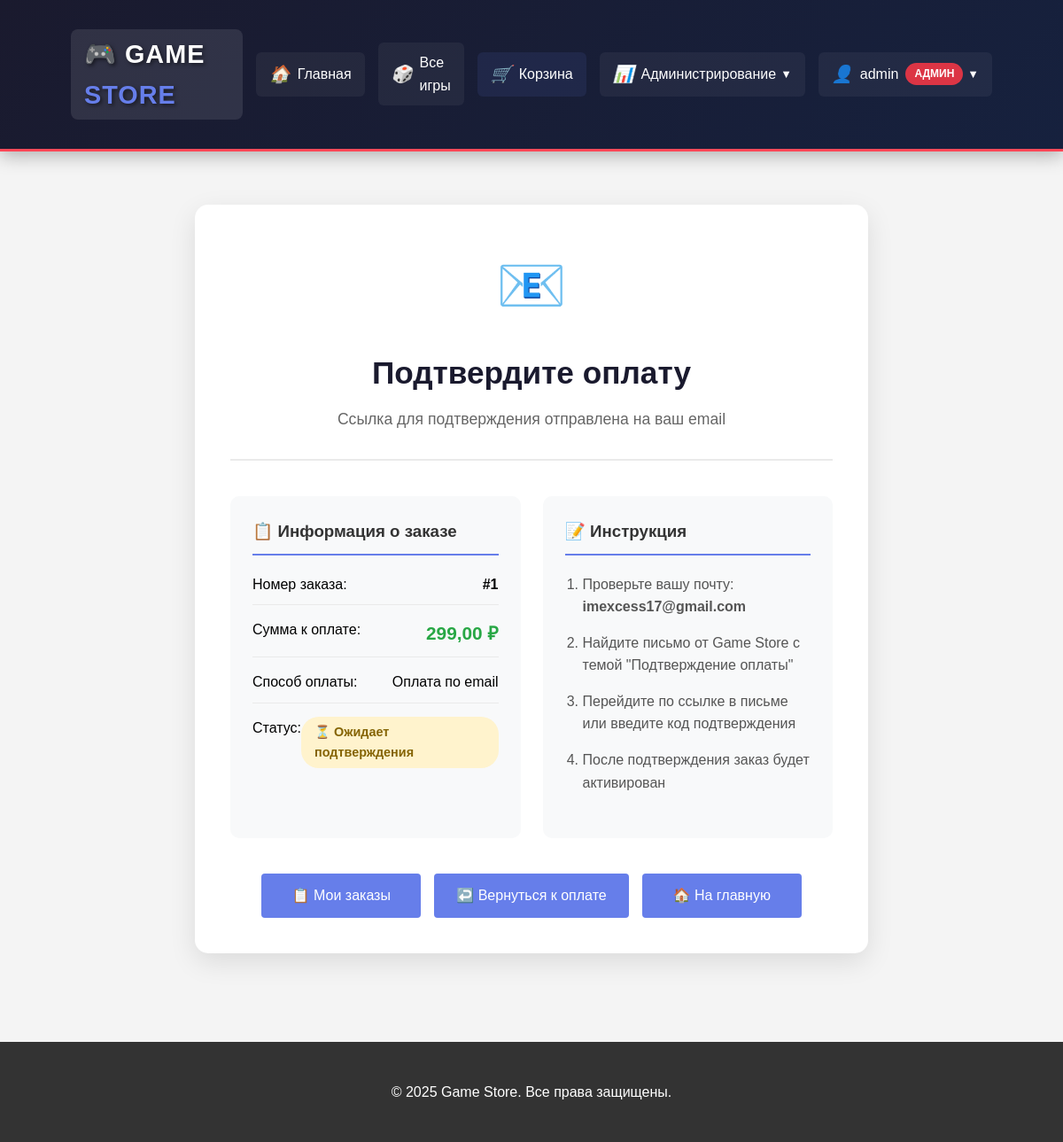
The app's page /payment/pending/1/ (signed in) with its own data.
### store/models.py (models this page shows, shortened)
class Order(models.Model):
    STATUS_CHOICES = [
        ('pending', 'Ожидает обработки'),
        ('processing', 'В обработке'),
        ('completed', 'Завершен'),
        ('cancelled', 'Отменен'),
    ]
    PAYMENT_METHOD_CHOICES = [
        ('card', 'Банковская карта'),
        ('email', 'Оплата по email'),
        ('none', 'Не выбран'),
    ]
    PAYMENT_STATUS_CHOICES = [
        ('pending', 'Ожидает оплаты'),
        ('completed', 'Оплачено'),
        ('failed', 'Ошибка оплаты'),
    ]
    customer = models.ForeignKey(Customer, on_delete=models.CASCADE, verbose_name="Клиент")
    created_at = models.DateTimeField(auto_now_add=True, verbose_name="Дата создания")
    status = models.CharField(max_length=20, choices=STATUS_CHOICES, default='pending', verbose_name="Статус")
    total_amount = models.DecimalField(max_digits=10, decimal_places=2, default=0, verbose_name="Общая сумма")
    payment_method = models.CharField(
        max_length=20,
        choices=PAYMENT_METHOD_CHOICES,
        default='none',
        verbose_name="Способ оплаты"
    )
    payment_status = models.CharField(
        max_length=20,
        choices=PAYMENT_STATUS_CHOICES,
        default='pending',
        verbose_name="Статус оплаты"
    )
    payment_code = models.CharField(
        max_length=8,
        blank=True,
        null=True,
        verbose_name="Код подтверждения"
    )
    class Meta:
        verbose_name = "Заказ"
        verbose_name_plural = "Заказы"

class Customer(models.Model):
    user = models.OneToOneField(User, on_delete=models.CASCADE, verbose_name="Пользователь")
    phone = models.CharField(max_length=20, blank=True, verbose_name="Телефон")
    address = models.TextField(blank=True, verbose_name="Адрес")
    class Meta:
        verbose_name = "Клиент"
        verbose_name_plural = "Клиенты"

### store/views.py (the view)
# urls.py: path('payment/pending/<int:order_id>/', views.payment_pending_view, name='payment_pending'),
@login_required
def payment_pending_view(request, order_id):
    order = get_object_or_404(Order, id=order_id, customer__user=request.user)
    return render(request, 'store/payment_pending.html', {
        'order': order,
        'cart_count': len(get_cart(request)),
    })

### store/context_processors.py (called while the page is built)
def cart_context(request):
    cart = request.session.get('cart', {})
    cart_count = len(cart)
    return {
        'cart_count': cart_count,
    }

### store/views.py (called while the page is built)
def get_cart(request):
    cart = request.session.get('cart', {})
    return cart

### store/templates/store/payment_pending.html (shortened to what this page needs)
{% extends 'store/base.html' %}
{% block content %}
<div class="pending-container">
    <div class="pending-card">
        <div class="pending-header">
            <div class="pending-icon">📧</div>
            <h1>Подтвердите оплату</h1>
            <p>Ссылка для подтверждения отправлена на ваш email</p>
        </div>
        <div class="order-info">
            <div class="info-box">
                <h3>📋 Информация о заказе</h3>
                <div class="info-row">
                    <span>Номер заказа:</span>
                    <strong>#{{ order.id }}</strong>
                </div>
                <div class="info-row">
                    <span>Сумма к оплате:</span>
                    <span class="amount">{{ order.total_amount }} ₽</span>
                </div>
                <div class="info-row">
                    <span>Способ оплаты:</span>
                    <span>Оплата по email</span>
                </div>
                <div class="info-row">
                    <span>Статус:</span>
                    <span class="status-pending">⏳ Ожидает подтверждения</span>
                </div>
            </div>
            <div class="instructions">
                <h3>📝 Инструкция</h3>
                <ol>
                    <li>Проверьте вашу почту: <strong>{{ order.customer.user.email }}</strong></li>
                    <li>Найдите письмо от Game Store с темой "Подтверждение оплаты"</li>
                    <li>Перейдите по ссылке в письме или введите код подтверждения</li>
                    <li>После подтверждения заказ будет активирован</li>
                </ol>
            </div>
        </div>
        <div class="actions">
            <a href="{% url 'order_history' %}" class="btn">📋 Мои заказы</a>
            <a href="{% url 'payment' order.id %}" class="btn">↩️ Вернуться к оплате</a>
            <a href="{% url 'home' %}" class="btn">🏠 На главную</a>
        </div>
    </div>
</div>
{% endblock %}

### store/templates/store/base.html (shortened to what this page needs)
<!DOCTYPE html>
<html lang="ru">
<head>
</head>
<body>
    <header>
        <div class="container header-content">
            <a href="{% url 'home' %}" class="logo">
                <span style="color: #ff4757;">🎮</span>
                <span style="color: white;">GAME</span>
                <span style="color: #667eea;">STORE</span>
            </a>
            <nav class="main-nav">
                <ul>
                    <li><a href="{% url 'home' %}"><i class="nav-icon">🏠</i> Главная</a></li>
                    <li><a href="{% url 'game_list' %}"><i class="nav-icon">🎲</i> Все игры</a></li>
                    <li><a href="{% url 'cart' %}" class="cart-link">
                        <i class="nav-icon">🛒</i> Корзина
                    </a></li>
                    {% if user.is_staff %}
                    <li class="dropdown">
                        <a href="#" class="dropdown-toggle">
                            <i class="nav-icon">📊</i> Администрирование
                        </a>
                    </li>
                    {% endif %}
                    <li class="user-menu">
                        {% if user.is_authenticated %}
                        <div class="dropdown">
                            <a href="#" class="dropdown-toggle user-info">
                                <i class="nav-icon">👤</i> {{ user.username }}
                                <span class="user-role-badge
                                    {% if user.is_superuser %}role-admin
                                    {% elif user.is_staff %}role-manager
                                    {% else %}role-user{% endif %}">
                                    {% if user.is_superuser %}Админ
                                    {% elif user.is_staff %}Менеджер
                                    {% else %}Пользователь{% endif %}
                                </span>
                            </a>
                        </div>
                        {% else %}
                        <a href="{% url 'site_login' %}" class="login-btn">
                            <i class="nav-icon">🔑</i> Войти
                            <span class="user-role-badge role-guest">Гость</span>
                        </a>
                        {% endif %}
                    </li>
                </ul>
            </nav>
        </div>
    </header>
    <div class="container">
        <main>
            {% block content %}
            {% endblock %}
        </main>
    </div>
    <footer>
        <div class="container">
            <p>© 2025 Game Store. Все права защищены.</p>
        </div>
    </footer>
</body>
</html>

### store/templates/store/base.html (style rules this page uses)
* { margin: 0; padding: 0; box-sizing: border-box; }
body { font-family: Arial, sans-serif; line-height: 1.6; background-color: #f4f4f4; }
.container { width: 90%; max-width: 1200px; margin: 0 auto; padding: 20px; }
header { background: linear-gradient(135deg, #1a1a2e 0%, #16213e 100%); color: white; padding: 0.8rem 0; box-shadow: 0 4px 20px rgba(0,0,0,0.3); position: sticky; top: 0; z-index: 1000; border-bottom: 3px solid #ff4757; }
.header-content { display: flex; justify-content: space-between; align-items: center; }
.logo { font-size: 1.8rem; font-weight: 900; text-decoration: none; letter-spacing: 1px; text-shadow: 2px 2px 4px rgba(0,0,0,0.5); padding: 5px 15px; background: rgba(255,255,255,0.1); border-radius: 8px; transition: transform 0.3s, background 0.3s; }
.main-nav ul { display: flex; list-style: none; align-items: center; margin: 0; padding: 0; }
.main-nav ul li { margin-left: 15px; position: relative; }
.main-nav ul li a { color: white; text-decoration: none; padding: 10px 15px; border-radius: 6px; transition: all 0.3s ease; display: flex; align-items: center; font-weight: 500; background: rgba(255,255,255,0.05); }
.nav-icon { margin-right: 8px; font-size: 1.2rem; }
.cart-link { position: relative; background: rgba(102,126,234,0.1) !important; }
.dropdown { position: relative; }
.dropdown-toggle::after { content: ' ▼'; font-size: 0.8em; margin-left: 5px; }
main { padding: 20px 0; min-height: 70vh; }
footer { background: #333; color: white; text-align: center; padding: 1.5rem 0; margin-top: 40px; }
.btn { display: inline-block; background: #667eea; color: white; padding: 8px 15px; border: none; border-radius: 4px; cursor: pointer; text-decoration: none; transition: background 0.3s; }
.user-role-badge { display: inline-block; padding: 3px 10px; border-radius: 15px; font-size: 0.75rem; font-weight: bold; margin-left: 8px; vertical-align: middle; text-transform: uppercase; }
.role-admin { background: #dc3545; color: white; }

### store/templates/store/payment_pending.html (style rules this page uses)
.pending-container { max-width: 800px; margin: 0 auto; padding: 20px; min-height: 70vh; }
.pending-card { background: white; border-radius: 15px; padding: 40px; box-shadow: 0 10px 30px rgba(0,0,0,0.1); text-align: center; }
.pending-header { margin-bottom: 40px; border-bottom: 2px solid #eaeaea; padding-bottom: 30px; }
.pending-icon { font-size: 4rem; color: #667eea; margin-bottom: 20px; animation: pulse 2s infinite; }
.pending-header h1 { color: #1a1a2e; font-size: 2.2rem; margin-bottom: 10px; }
.pending-header p { color: #666; font-size: 1.1rem; }
.order-info { display: grid; grid-template-columns: 1fr; gap: 25px; margin-bottom: 40px; text-align: left; }
@media (min-width: 768px) { .order-info { grid-template-columns: 1fr 1fr; } }
.info-box, .instructions { background: #f8f9fa; border-radius: 10px; padding: 25px; }
.info-box h3, .instructions h3 { margin-bottom: 20px; color: #333; border-bottom: 2px solid #667eea; padding-bottom: 10px; }
.info-row { display: flex; justify-content: space-between; margin-bottom: 15px; padding-bottom: 10px; border-bottom: 1px solid #eaeaea; }
.info-row:last-child { border-bottom: none; }
.amount { color: #28a745; font-weight: bold; font-size: 1.3rem; }
.status-pending { background: #fff3cd; color: #856404; padding: 6px 15px; border-radius: 20px; font-size: 0.9rem; font-weight: bold; display: inline-block; }
.instructions ol { padding-left: 20px; margin-bottom: 25px; }
.instructions li { margin-bottom: 15px; color: #555; }
.actions { display: flex; flex-wrap: wrap; gap: 15px; justify-content: center; margin-top: 40px; }
.actions .btn { padding: 12px 25px; min-width: 180px; }

### records on screen
Order: id "1", total_amount "299,00", customer.user.email "imexcess17@gmail.com"

### other values on screen
{{ user.username }} "admin"
